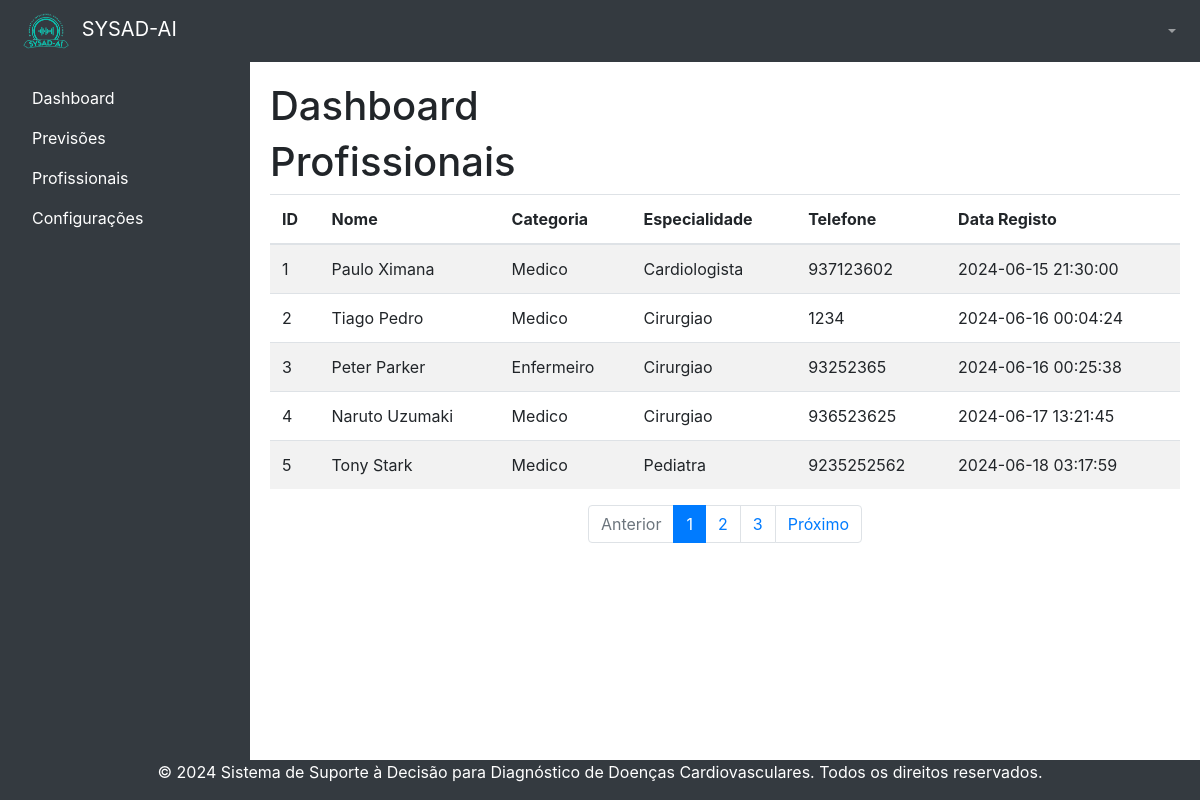
Page /listarProfissional on the earlier database version.
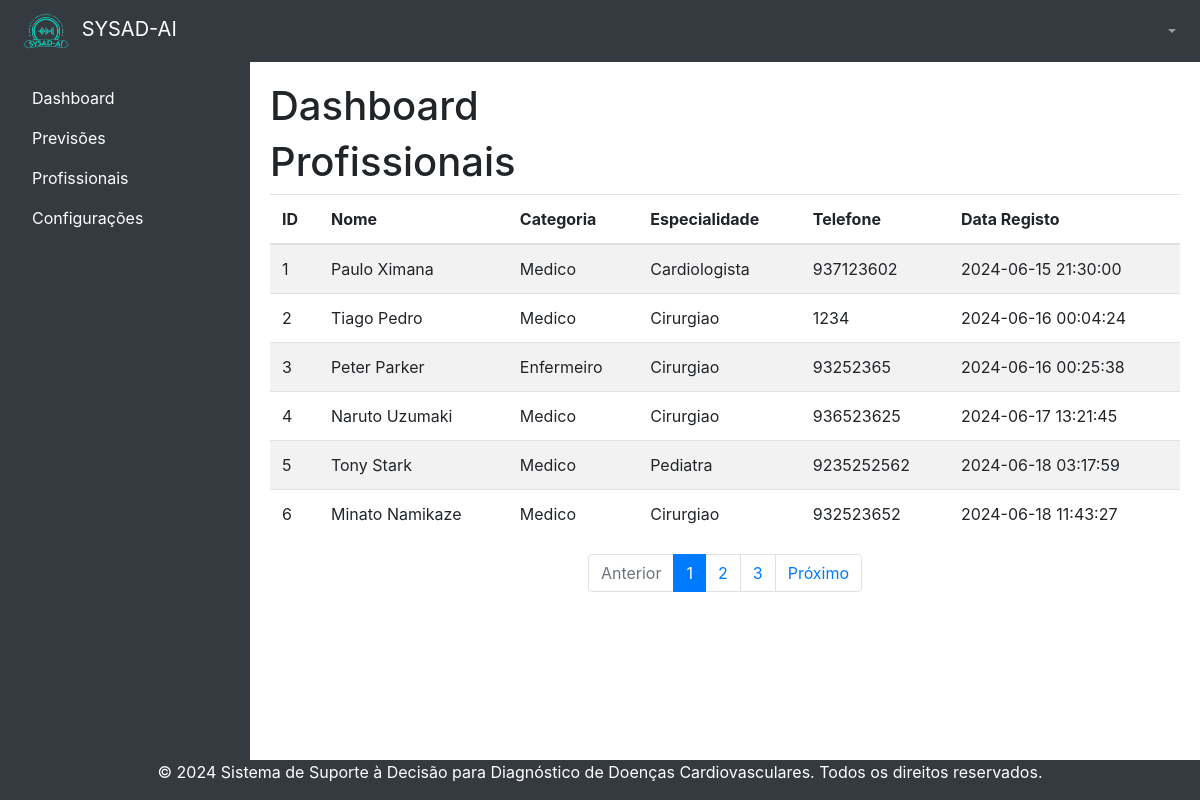
Same page on the later database version.
### tables this page shows
CREATE TABLE profissional (
            id INTEGER PRIMARY KEY AUTOINCREMENT,
            id_usuario INTEGER,
            nome TEXT NOT NULL,
            categoria TEXT NOT NULL,
            especialidade TEXT NOT NULL,
            telefone TEXT,
            data_registo DATETIME DEFAULT CURRENT_TIMESTAMP,
            FOREIGN KEY (id_usuario) REFERENCES usuario(id)
        );

### app.py (the view)
@app.route('/listarProfissional')
def listarProfissional():
    page = request.args.get('page', 1, type=int)
    per_page = 10
    offset = (page - 1) * per_page
    db = get_db()
    cursor = db.cursor()
    profissionais = cursor.execute('''
        SELECT *
        FROM profissional
        LIMIT ? OFFSET ?''', (per_page, offset)).fetchall()
    total_profissionais = cursor.execute('SELECT COUNT(*) FROM previsao').fetchone()[0]
    cursor.close()
    total_pages = (total_profissionais + per_page - 1) // per_page
    return render_template('dashboard/profissionalAdmin.html', profissionais=profissionais, page=page, total_pages=total_pages)

### app.py (called while the page is built)
def get_db():
    conn = sqlite3.connect(DATABASE)
    conn.row_factory = sqlite3.Row
    return conn

### templates/dashboard/profissionalAdmin.html
{% extends "dashboard/baseAdmin.html" %}
{% block content %}
<h1>Dashboard</h1>
<h1>Profissionais</h1>
<div class="table-responsive">
        <table class="table table-striped">
            <thead>
                <tr>
                    <th>ID</th>
                    <th>Nome</th>
                    <th>Categoria</th>
                    <th>Especialidade</th>
                    <th>Telefone</th>
                    <th>Data Registo</th>
                </tr>
            </thead>
            <tbody>
                {% for profissional in profissionais %}
                <tr>
                    <td>{{ profissional.id }}</td>
                    <td>{{ profissional.nome }}</td>
                    <td>{{ profissional.categoria }}</td>
                    <td>{{ profissional.especialidade }}</td>
                    <td>{{ profissional.telefone }}</td>
                    <td>{{ profissional.data_registo }}</td>
                </tr>
                {% endfor %}
            </tbody>
        </table>
        </div>
        <nav aria-label="Page navigation">
            <ul class="pagination justify-content-center">
                <li class="page-item {% if page == 1 %}disabled{% endif %}">
                    <a class="page-link" href="{{ url_for('listarPrevisoes', page=page-1) }}" tabindex="-1">Anterior</a>
                </li>
                {% for p in range(1, total_pages + 1) %}
                <li class="page-item {% if p == page %}active{% endif %}">
                    <a class="page-link" href="{{ url_for('listarPrevisoes', page=p) }}">{{ p }}</a>
                </li>
                {% endfor %}
                <li class="page-item {% if page == total_pages %}disabled{% endif %}">
                    <a class="page-link" href="{{ url_for('listarPrevisoes', page=page+1) }}">Próximo</a>
                </li>
            </ul>
        </nav>
{% endblock %}

Differences in the rows shown:
added profissional: id "6", nome "Minato Namikaze", categoria "Medico", especialidade "Cirurgiao", telefone "932523652", data_registo "2024-06-18 11:43:27"
